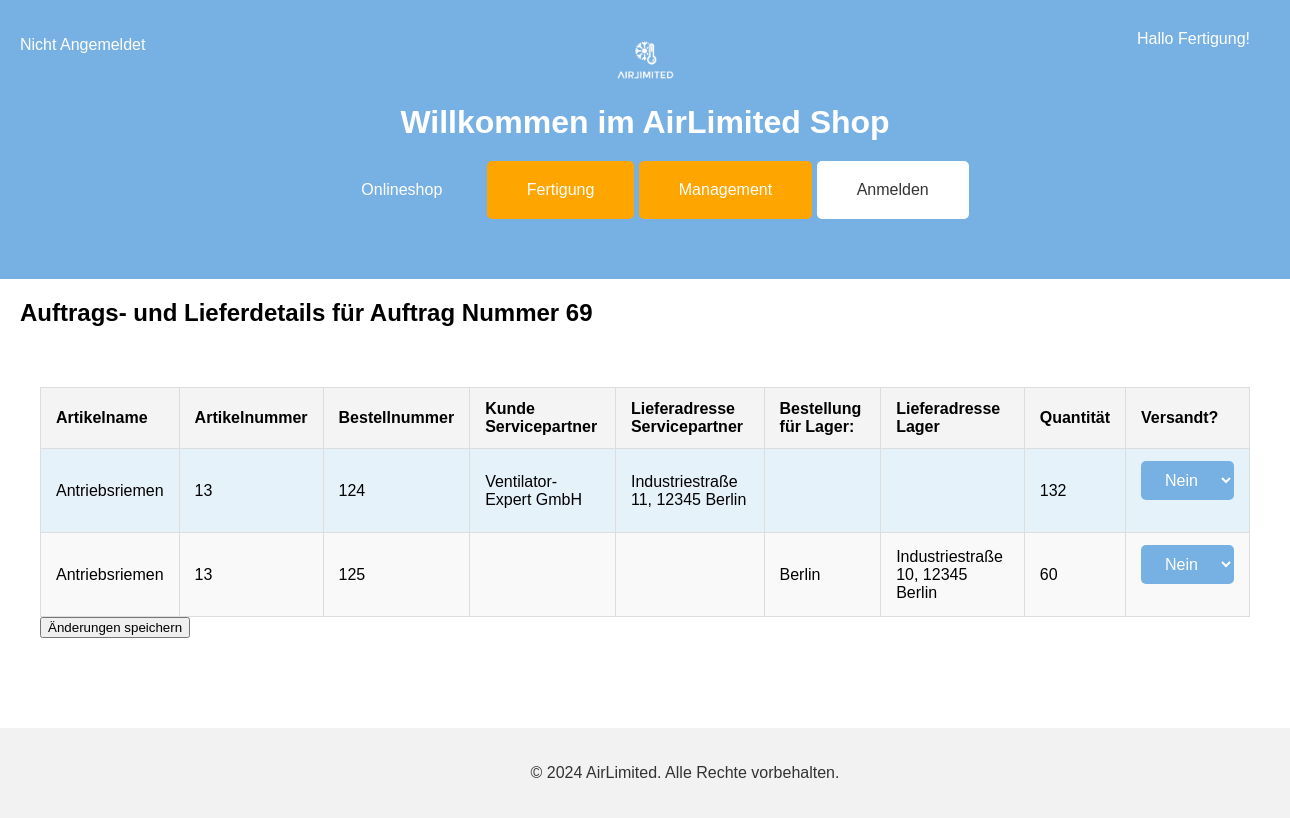
Screenshot of /fertigungsdetails.php?AuftragsNr=69 with the database file from the repository.
### tables this page shows
CREATE TABLE IF NOT EXISTS `gehoert_zu` (
  `AuftragsNr` int(11) NOT NULL,
  `BestellNr` int(11) NOT NULL,
  `Quantitaet` int(11) DEFAULT NULL,
  `Versandt` varchar(5) DEFAULT 'Nein',
  PRIMARY KEY (`AuftragsNr`,`BestellNr`),
  KEY `gehört_zu_BestellNr` (`BestellNr`),
  CONSTRAINT `gehört_zu_AuftragsNr` FOREIGN KEY (`AuftragsNr`) REFERENCES `auftrag` (`AuftragsNr`) ON DELETE NO ACTION ON UPDATE NO ACTION,
  CONSTRAINT `gehört_zu_BestellNr` FOREIGN KEY (`BestellNr`) REFERENCES `bestellung` (`BestellNr`) ON DELETE NO ACTION ON UPDATE NO ACTION
);

CREATE TABLE IF NOT EXISTS `sku` (
  `SKUNr` int(11) NOT NULL AUTO_INCREMENT,
  `Name` varchar(20) NOT NULL,
  `Standardlosgroeße` int(11) NOT NULL DEFAULT 0,
  `Laenge` float DEFAULT NULL,
  `Breite` float DEFAULT NULL,
  `Hoehe` float DEFAULT NULL,
  `Gewicht` float DEFAULT NULL,
  `Beschreibung` varchar(200) DEFAULT NULL,
  `Preis` float DEFAULT NULL,
  `Foto` varchar(50) DEFAULT NULL,
  `Art` varchar(50) DEFAULT NULL,
  `Fertigungsanweisungen` varchar(50) DEFAULT NULL,
  `FertigungsNr` int(11) DEFAULT NULL,
  `LagerNr` int(11) DEFAULT NULL,
  PRIMARY KEY (`SKUNr`),
  KEY `FertigungsNr` (`FertigungsNr`),
  KEY `Lagerstandort` (`LagerNr`),
  CONSTRAINT `sku FertigungsNr` FOREIGN KEY (`FertigungsNr`) REFERENCES `fertigung` (`FertigungsNr`) ON DELETE NO ACTION ON UPDATE NO ACTION,
  CONSTRAINT `sku LagerNr` FOREIGN KEY (`LagerNr`) REFERENCES `lager` (`LagerNr`) ON DELETE NO ACTION ON UPDATE NO ACTION
);

CREATE TABLE IF NOT EXISTS `auftrag` (
  `AuftragsNr` int(11) NOT NULL AUTO_INCREMENT,
  `Auftragsdatum` datetime DEFAULT NULL,
  `Status` varchar(50) DEFAULT 'In Auftrag',
  `Enddatum` datetime DEFAULT NULL,
  `FertigungsNr` int(11) DEFAULT NULL,
  `SKUNr` int(11) NOT NULL,
  `Reihenfolge` int(11) DEFAULT NULL,
  PRIMARY KEY (`AuftragsNr`),
  KEY `auftrag SKUNr1` (`SKUNr`),
  KEY `auftrag FertigungsNr` (`FertigungsNr`),
  KEY `Reihenfolge` (`Reihenfolge`),
  CONSTRAINT `auftrag FertigungsNr` FOREIGN KEY (`FertigungsNr`) REFERENCES `fertigung` (`FertigungsNr`) ON DELETE NO ACTION ON UPDATE NO ACTION,
  CONSTRAINT `auftrag SKUNr1` FOREIGN KEY (`SKUNr`) REFERENCES `sku` (`SKUNr`) ON DELETE NO ACTION ON UPDATE NO ACTION
);

CREATE TABLE IF NOT EXISTS `servicepartner` (
  `ServicepartnerNr` int(11) NOT NULL AUTO_INCREMENT,
  `Firmenname` varchar(50) DEFAULT NULL,
  `Nachname Kontaktperson` varchar(50) DEFAULT NULL,
  `Vorname Kontaktperson` varchar(50) DEFAULT NULL,
  `Straße` varchar(50) DEFAULT NULL,
  `HausNr` int(11) DEFAULT NULL,
  `Stadt` varchar(50) DEFAULT NULL,
  `PLZ` varchar(50) DEFAULT NULL,
  `Land` varchar(50) DEFAULT NULL,
  `TelefonNr` varchar(50) DEFAULT NULL,
  `E-Mail` varchar(50) DEFAULT NULL,
  `VIPKunde` varchar(5) DEFAULT 'Nein',
  `Passwort` varchar(100) DEFAULT NULL,
  PRIMARY KEY (`ServicepartnerNr`)
);

CREATE TABLE IF NOT EXISTS `lager` (
  `LagerNr` int(11) NOT NULL AUTO_INCREMENT,
  `Lagerstandort` varchar(50) DEFAULT NULL,
  `Straße` varchar(50) DEFAULT NULL,
  `HausNr` int(11) DEFAULT NULL,
  `PLZ` varchar(50) DEFAULT NULL,
  `Land` varchar(50) DEFAULT NULL,
  `Verantwortlicher Vormane` varchar(50) DEFAULT NULL,
  `Verantwortlicher Nachname` varchar(50) DEFAULT NULL,
  `TelefonNr` varchar(50) DEFAULT NULL,
  `Passwort` varchar(100) DEFAULT NULL,
  PRIMARY KEY (`LagerNr`)
);

### db_class.php (called while the page is built, shortened)
<?php
class DBConnector
{
	private $database = null;
	public function connect()
	{
		$this->database = mysqli_connect(DB_HOST, DB_USER, DB_PASSWORD) or die('Verbindung schlug fehl: '.mysqli_error($this->database));
		mysqli_select_db($this->database, DB_NAME) or die('Verbindung schlug fehl: '.mysqli_error($this->database));
		mysqli_query($this->database, "SET CHARSET 'utf8'") or die('Verbindung schlug fehl: '.mysqli_error($this->database));
		mysqli_query($this->database, "SET NAMES 'UTF8'") or die('Verbindung schlug fehl: '.mysqli_error($this->database));
	}
	static public function fetchEntity($QueryResult)
	{
		return mysqli_fetch_object($QueryResult);
	}
	static public function fetchEntityArray($QueryResult)
	{
		$result = array();
		while( $item = DBConnector::fetchEntity($QueryResult) )
			$result[] = $item;
		return $result;
	}
	public function query($Query)
	{
		$result = mysqli_query($this->database, $Query);
		return $result;
	}
	public function getEntityArray($Query)
	{
		$result = $this->query($Query);
		if( $result )
			return $this->fetchEntityArray($result);
		else
			return false;
	}
}
?>

### fertigungsdetails.php (the view, shortened to what this page needs)
<?php
if (isset($_SESSION['userType']) && isset($_SESSION['userID'])) {
    $userType = $_SESSION['userType'];
    $userID = $_SESSION['userID'];
    $userTypeText = "Angemeldet als: " . $userType . " ";
    $userIDText = $userID . "<br>";
} else {
    $userTypeText = "Nicht Angemeldet". "<br>";
    $userIDText = '';
}
require_once "db_class.php";
$DBServer   = 'localhost';
$DBHost     = 'airlimited';
$DBUser     = 'root';
$DBPassword = '';
$db = new DBConnector($DBServer, $DBHost, $DBUser, $DBPassword);
$db->connect();
if (isset($_GET['AuftragsNr'])) {
    $AuftragsNr = (int)$_GET['AuftragsNr'];
}
$query = 'SELECT sku.Name, auftrag.SKUNr, gehoert_zu.BestellNr, bestellung.ServicepartnerNr, servicepartner.Firmenname,
    CONCAT(servicepartner.Straße, " " , servicepartner.HausNr, ", ", servicepartner.PLZ, " ", servicepartner.Stadt) AS ServicepartnerAdresse,
    bestellung.LagerNr, lager.Lagerstandort,
    CONCAT(lager.Straße, " " , lager.HausNr, ", ", lager.PLZ, " ", lager.Lagerstandort) AS LagerAdresse,
    gehoert_zu.Quantitaet, gehoert_zu.Versandt
    FROM gehoert_zu
    LEFT JOIN bestellung ON gehoert_zu.BestellNr = bestellung.BestellNr
    LEFT JOIN auftrag ON gehoert_zu.AuftragsNr = auftrag.AuftragsNr
    LEFT JOIN sku ON auftrag.SKUNr = sku.SKUNr
    LEFT JOIN servicepartner ON bestellung.ServicepartnerNr = servicepartner.ServicepartnerNr
    LEFT JOIN lager ON bestellung.LagerNr = lager.LagerNr
    WHERE gehoert_zu.AuftragsNr = ' . $AuftragsNr;
$result = $db->getEntityArray($query);
?>
<!DOCTYPE html>
<html lang="de">
<head>
    <link rel="stylesheet" href="styles.css">
</head>
<body>
   <header>
        <div class="logo">
            <img src="logo.png" alt="AirLimited Logo">
        </div>
        <h1>Willkommen im AirLimited Shop</h1>
        <nav>
            <button onclick="window.location.href='onlineshop.php'">Onlineshop</button>
            <button onclick="window.location.href='fertigung.php'" class="fertigung-btn">Fertigung</button>
            <button onclick="window.location.href='management.php'" class="management-btn">Management</button>
            <button onclick="window.location.href='index.php'" class="login-btn">Anmelden</button>
        </nav>
        <div class="account-buttons">
            <button onclick="window.location.href='fertigung.php'">Hallo Fertigung!</button>
        </div>
        <div class="meine-logindaten">
        <p><?php echo $userTypeText; echo $userIDText; ?></p>
    </div>
    </header>
<h2>Auftrags- und Lieferdetails für Auftrag Nummer <?php echo $AuftragsNr ?></h2>
<main>
    <form method="post" action="update_versandt.php">
        <table>
            <thead>
                <tr>
                    <th>Artikelname</th>
                    <th>Artikelnummer</th>
                    <th>Bestellnummer</th>
                    <th>Kunde Servicepartner</th>
                    <th>Lieferadresse Servicepartner</th>
                    <th>Bestellung für Lager:</th>
                    <th>Lieferadresse Lager</th>
                    <th>Quantität</th>
                    <th>Versandt?</th>
                </tr>
            </thead>
            <tbody>
                <?php
                if ($result) {
                    foreach ($result as $bestellung) {
                        echo '<tr>';
                        echo '<td>' . $bestellung->Name . '</td>';
                        echo '<td>' . $bestellung->SKUNr . '</td>';
                        echo '<td>' . $bestellung->BestellNr . '</td>';
                        echo '<td>' . $bestellung->Firmenname . '</td>';
                        echo '<td>' . $bestellung->ServicepartnerAdresse . '</td>';
                        echo '<td>' . $bestellung->Lagerstandort . '</td>';
                        echo '<td>' . $bestellung->LagerAdresse . '</td>';
                        echo '<td>' . $bestellung->Quantitaet . '</td>';
                        echo '<td>';
                        echo '<select name="Versandt[]">';
                        echo '<option value="Nein"' . ($bestellung->Versandt === "Nein" ? ' selected' : '') . '>Nein</option>';
                        echo '</select>';
                        echo '</td>';
                        echo '</tr>';
                    }
                } else {
                    echo '<tr><td colspan="9">Keine Bestellungen gefunden.</td></tr>';
                }
                ?>
            </tbody>
        </table>
        <input type="submit" value="Änderungen speichern">
    </form>
</main>
<footer>
    <p>&copy; 2024 AirLimited. Alle Rechte vorbehalten.</p>
</footer>
</body>
</html>

### styles.css (style rules this page uses)
body { font-family: Arial, sans-serif; margin: 0; padding: 0; }
header { background-color: #77b0e3; color: white; padding: 40px; display: flex; flex-direction: column; align-items: center; }
header h1 { margin: 0; margin-top: 20px; }
h2 { text-align: left; margin-left: 20px; margin-top: 20px; margin-bottom: 20px; }
.logo img { height: 40px; }
nav { margin-top: 20px; }
nav button { margin-bottom: 20px; background-color: #77b0e3; border: none; color: white; padding: 20px 40px; text-align: center; text-decoration: none; display: inline-block; font-size: 16px; cursor: pointer; border-radius: 5px; }
.login-btn { background-color: white; color: #333; }
.management-btn, .fertigung-btn { background-color: #ffa500; }
.account-buttons { position: absolute; top: 20px; right: 20px; }
.account-buttons button { background-color: #77b0e3; border: none; color: white; padding: 10px 20px; text-align: center; text-decoration: none; font-size: 16px; cursor: pointer; border-radius: 5px; }
.meine-logindaten { position: absolute; top: 20px; left: 20px; }
.meine-logindaten p { color: white; text-align: left; text-decoration: none; font-size: 16px; }
main { padding: 40px; }
footer { background-color: #f2f2f2; color: #333; padding: 20px 40px; position: relative; bottom: 0; width: 100%; text-align: center; margin-top: 50px; }
table { width: 100%; border-collapse: collapse; }
th, td { padding: 12px 15px; text-align: left; border: 1px solid #ddd; }
th { background-color: #f4f4f4; }
tr:nth-child(even) { background-color: #f9f9f9; }
tr:nth-child(odd) { background-color: #e6f2fa; }
form select { background-color: #77b0e3; border: none; color: white; padding: 10px 20px; text-align: center; text-decoration: none; display: inline-block; font-size: 16px; cursor: pointer; border-radius: 5px; margin-bottom: 20px; width: auto; }

### rows the page displays
gehoert_zu: sku.Name "Antriebsriemen", AuftragsNr.SKUNr "13", BestellNr "124", servicepartner.Firmenname "Ventilator-Expert GmbH", ServicepartnerAdresse "Industriestraße 11, 12345 Berlin", Quantitaet "132", Versandt "Nein"
gehoert_zu: sku.Name "Antriebsriemen", AuftragsNr.SKUNr "13", BestellNr "125", lager.Lagerstandort "Berlin", LagerAdresse "Industriestraße 10, 12345 Berlin", Quantitaet "60", Versandt "Nein"

### other values shown
$AuftragsNr "69"
